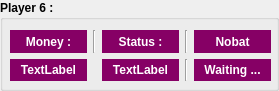
   <widget class="QGroupBox" name="groupBox_player6">
    <property name="geometry">
     <rect>
      <x>1500</x>
      <y>600</y>
      <width>279</width>
      <height>91</height>
     </rect>
    </property>
    <property name="font">
     <font>
      <pointsize>9</pointsize>
      <weight>75</weight>
      <bold>true</bold>
     </font>
    </property>
    <property name="title">
     <string>Player 6 :</string>
    </property>
    <widget class="QWidget" name="gridLayoutWidget_6">
     <property name="geometry">
      <rect>
       <x>10</x>
       <y>30</y>
       <width>261</width>
       <height>51</height>
      </rect>
     </property>
     <layout class="QGridLayout" name="gridLayout_6">
      <item row="0" column="2">
       <widget class="QLabel" name="label_59">
        <property name="font">
         <font>
          <pointsize>9</pointsize>
         </font>
        </property>
        <property name="styleSheet">
         <string notr="true">background-color:rgb(134, 0, 101);
color:rgb(255, 255, 255)</string>
        </property>
        <property name="text">
         <string>Status :</string>
        </property>
        <property name="alignment">
         <set>Qt::AlignCenter</set>
        </property>
       </widget>
      </item>
      <item row="1" column="2">
       <widget class="QLabel" name="label_status_player6">
        <property name="styleSheet">
         <string notr="true">background-color:rgb(134, 0, 101);
color:rgb(255, 255, 255)</string>
        </property>
        <property name="text">
         <string>TextLabel</string>
        </property>
        <property name="alignment">
         <set>Qt::AlignCenter</set>
        </property>
       </widget>
      </item>
      <item row="1" column="0">
       <widget class="QLabel" name="label_money_player6">
        <property name="styleSheet">
         <string notr="true">background-color:rgb(134, 0, 101);
color:rgb(255, 255, 255)</string>
        </property>
        <property name="text">
         <string>TextLabel</string>
        </property>
        <property name="alignment">
         <set>Qt::AlignCenter</set>
        </property>
       </widget>
      </item>
      <item row="0" column="3">
       <widget class="Line" name="line_37">
        <property name="orientation">
         <enum>Qt::Vertical</enum>
        </property>
       </widget>
      </item>
      <item row="0" column="1">
       <widget class="Line" name="line_23">
        <property name="orientation">
         <enum>Qt::Vertical</enum>
        </property>
       </widget>
      </item>
      <item row="0" column="0">
       <widget class="QLabel" name="label_60">
        <property name="font">
         <font>
          <pointsize>9</pointsize>
         </font>
        </property>
        <property name="styleSheet">
         <string notr="true">background-color:rgb(134, 0, 101);
color:rgb(255, 255, 255)</string>
        </property>
        <property name="text">
         <string>Money :</string>
        </property>
        <property name="alignment">
         <set>Qt::AlignCenter</set>
        </property>
       </widget>
      </item>
      <item row="0" column="4">
       <widget class="QLabel" name="label_62">
        <property name="font">
         <font>
          <pointsize>9</pointsize>
         </font>
        </property>
        <property name="styleSheet">
         <string notr="true">background-color:rgb(134, 0, 101);
color:rgb(255, 255, 255)</string>
        </property>
        <property name="text">
         <string>Nobat</string>
        </property>
        <property name="alignment">
         <set>Qt::AlignCenter</set>
        </property>
       </widget>
      </item>
      <item row="1" column="3">
       <widget class="Line" name="line_38">
        <property name="orientation">
         <enum>Qt::Vertical</enum>
        </property>
       </widget>
      </item>
      <item row="1" column="4">
       <widget class="QLabel" name="label_nobat6">
        <property name="styleSheet">
         <string notr="true">background-color:rgb(134, 0, 101);
color:rgb(255, 255, 255)</string>
        </property>
        <property name="text">
         <string>Waiting ...</string>
        </property>
        <property name="alignment">
         <set>Qt::AlignCenter</set>
        </property>
       </widget>
      </item>
     </layout>
    </widget>
   </widget>
